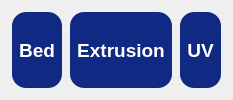
                     <widget class="QFrame" name="terminaloutFrame_2">
                      <layout class="QHBoxLayout" name="horizontalLayout_47">
                       <item>
                        <widget class="QPushButton" name="bedPushButton">
                         <property name="sizePolicy">
                          <sizepolicy hsizetype="MinimumExpanding" vsizetype="Preferred">
                           <horstretch>0</horstretch>
                           <verstretch>0</verstretch>
                          </sizepolicy>
                         </property>
                         <property name="minimumSize">
                          <size>
                           <width>0</width>
                           <height>0</height>
                          </size>
                         </property>
                         <property name="font">
                          <font>
                           <pointsize>14</pointsize>
                           <bold>true</bold>
                          </font>
                         </property>
                         <property name="styleSheet">
                          <string notr="true">/* ================== DEFAULT (NOT ACTIVE) ================== */
QPushButton {
	color: rgb(255, 255, 255);	
	background-color: rgb(16, 42, 131);
	border-color: transparent;
	border-style: outset;
	border-radius: 15px;
	border-width: 2px;
	padding: 6px;
}

/* ================== HOVER (NOT ACTIVE) ================== */
QPushButton:hover {
	color: rgb(16, 42, 131);
	background-color: rgb(167, 198, 229);
	border-color: rgb(16, 42, 131);
}

/* ================== ACTIVE (CHECKED) ================== */
QPushButton:checked {
	color: rgb(16, 42, 131);
	background-color: rgb(144, 170, 197);
	border-color: rgb(16, 42, 131);
}

/* ================== ACTIVE + HOVER ================== */
QPushButton:checked:hover {
	color: rgb(16, 42, 131);
	background-color: rgb(144, 170, 197);
	border-color: rgb(16, 42, 131);
}

/* ================== DISABLED ================== */
QPushButton:disabled {
	background-color: rgb(172, 172, 172);
}
</string>
                         </property>
                         <property name="text">
                          <string>Bed</string>
                         </property>
                        </widget>
                       </item>
                       <item>
                        <widget class="QPushButton" name="pressurePushButton">
                         <property name="sizePolicy">
                          <sizepolicy hsizetype="MinimumExpanding" vsizetype="Preferred">
                           <horstretch>0</horstretch>
                           <verstretch>0</verstretch>
                          </sizepolicy>
                         </property>
                         <property name="minimumSize">
                          <size>
                           <width>0</width>
                           <height>0</height>
                          </size>
                         </property>
                         <property name="font">
                          <font>
                           <pointsize>14</pointsize>
                           <bold>true</bold>
                          </font>
                         </property>
                         <property name="styleSheet">
                          <string notr="true">/* ================== DEFAULT (NOT ACTIVE) ================== */
QPushButton {
	color: rgb(255, 255, 255);	
	background-color: rgb(16, 42, 131);
	border-color: transparent;
	border-style: outset;
	border-radius: 15px;
	border-width: 2px;
	padding: 6px;
}

/* ================== HOVER (NOT ACTIVE) ================== */
QPushButton:hover {
	color: rgb(16, 42, 131);
	background-color: rgb(167, 198, 229);
	border-color: rgb(16, 42, 131);
}

/* ================== ACTIVE (CHECKED) ================== */
QPushButton:checked {
	color: rgb(16, 42, 131);
	background-color: rgb(144, 170, 197);
	border-color: rgb(16, 42, 131);
}

/* ================== ACTIVE + HOVER ================== */
QPushButton:checked:hover {
	color: rgb(16, 42, 131);
	background-color: rgb(144, 170, 197);
	border-color: rgb(16, 42, 131);
}

/* ================== DISABLED ================== */
QPushButton:disabled {
	background-color: rgb(172, 172, 172);
}
</string>
                         </property>
                         <property name="text">
                          <string>Extrusion</string>
                         </property>
                        </widget>
                       </item>
                       <item>
                        <widget class="QPushButton" name="uvPushButton">
                         <property name="sizePolicy">
                          <sizepolicy hsizetype="MinimumExpanding" vsizetype="Preferred">
                           <horstretch>0</horstretch>
                           <verstretch>0</verstretch>
                          </sizepolicy>
                         </property>
                         <property name="minimumSize">
                          <size>
                           <width>0</width>
                           <height>0</height>
                          </size>
                         </property>
                         <property name="font">
                          <font>
                           <pointsize>14</pointsize>
                           <bold>true</bold>
                          </font>
                         </property>
                         <property name="styleSheet">
                          <string notr="true">/* ================== DEFAULT (NOT ACTIVE) ================== */
QPushButton {
	color: rgb(255, 255, 255);	
	background-color: rgb(16, 42, 131);
	border-color: transparent;
	border-style: outset;
	border-radius: 15px;
	border-width: 2px;
	padding: 6px;
}

/* ================== HOVER (NOT ACTIVE) ================== */
QPushButton:hover {
	color: rgb(16, 42, 131);
	background-color: rgb(167, 198, 229);
	border-color: rgb(16, 42, 131);
}

/* ================== ACTIVE (CHECKED) ================== */
QPushButton:checked {
	color: rgb(16, 42, 131);
	background-color: rgb(144, 170, 197);
	border-color: rgb(16, 42, 131);
}

/* ================== ACTIVE + HOVER ================== */
QPushButton:checked:hover {
	color: rgb(16, 42, 131);
	background-color: rgb(144, 170, 197);
	border-color: rgb(16, 42, 131);
}

/* ================== DISABLED ================== */
QPushButton:disabled {
	background-color: rgb(172, 172, 172);
}
</string>
                         </property>
                         <property name="text">
                          <string>UV</string>
                         </property>
                        </widget>
                       </item>
                      </layout>
                     </widget>
